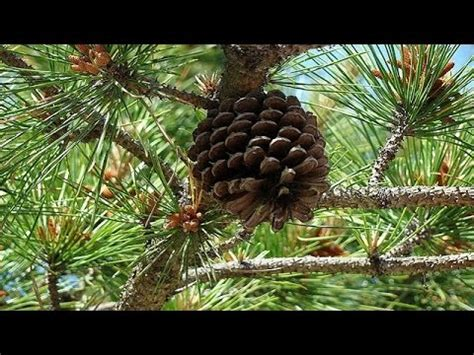
#> input picture img/image.jpeg, 474 x 355 px
$ python load_image.py
#> lines starting #> are read from the running program, lines starting #| are printed output that depends on the picture
import numpy as np
import cv2

imgdir = "img/"

# load colour image in grayscale
img = cv2.imread(imgdir + "image.jpeg", 0)
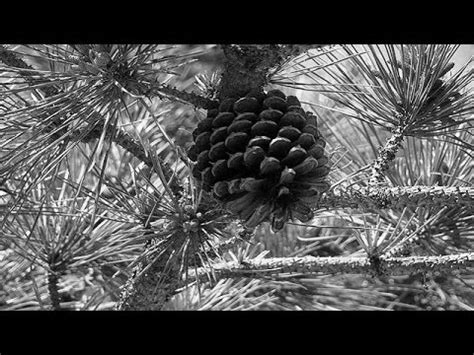
#> img: shape (355, 474); min 0, max 255, mean 81.2
cv2.imshow("Image", img)
k = cv2.waitKey(0)
#> (key Esc is pressed here)
if k == 27:
    cv2.destroyAllWindows()
elif k == ord("s"):
    cv2.imwrite(imgdir + "imagegray.png", img)
    cv2.destroyAllWindows()
